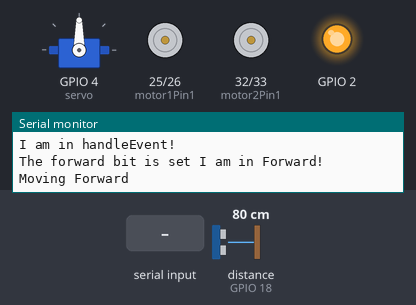
Recording of a program running on a simulated ESP32. On the bench: servo, motor-driver pin pairs drawn as motors (green arrow = first pin HIGH = forward, orange = second pin HIGH = backward, longer = more drive, scaled by the enable pin), output pins drawn as LEDs (lit = HIGH), the last lines printed to the serial monitor. Wiring (inferred from the names in the program): ultrasonic range finder: trigger GPIO 5; echo GPIO 18. The inputs (shaded band) are chosen by the test bench; at power-on: distance to the obstacle (sensor on GPIO 18) 80 cm. The echo pulse lasts 58.3 µs per cm; the modem accepts every AT command (registered, SIM ready, sends succeed) and sends nothing else; pins used as bus, display or sensor lines are not drawn.

Above: at 1.2 s.
1.3 s: distance to the obstacle (sensor on GPIO 18) set to 66 cm
2.8 s: distance to the obstacle (sensor on GPIO 18) set to 59 cm
At 3.6 s:
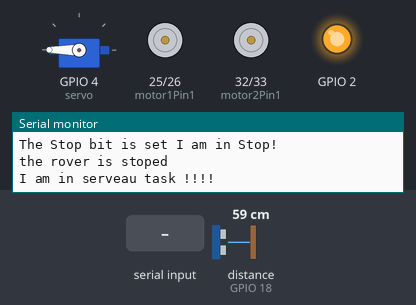
At 5.7 s:
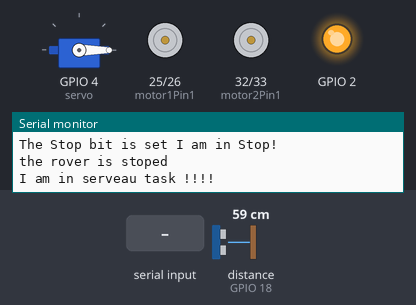
5.8 s: "retour" received over the second serial link
Timing chart, 0 to 14.8 s (numbered marks = the images above; inputs shaded):
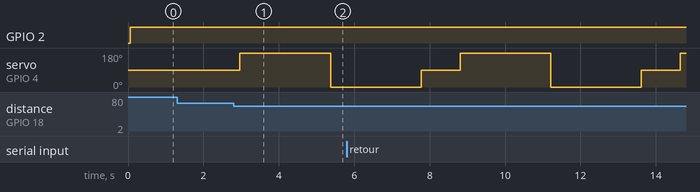

Measured:
- the behaviour switches between 64 and 63 cm on distance to the obstacle (sensor on GPIO 18) (found by bisection; images 0 and 1)
- after the input at 2.8 s, servo on GPIO 4 (servo): 90° → 180° after 0.17 s, → 0° 2.4 s later

The program:

main.cpp
```cpp
#include "main.h"
#include "sim808.h"

TaskHandle_t DistanceHandle;
TaskHandle_t EventHandle;
TaskHandle_t ForwardHandle;
TaskHandle_t ServoHandle;


/******   Declaration de la Queue  *****/
QueueHandle_t DistanceQueue;

/******* Declaration du Groupe Event to handle the actions *******/
EventGroupHandle_t ActionsEvent;

/***  Declaration des semaphores pour la synchronisation de l'ajout et le prelevement de la file ****/
SemaphoreHandle_t semaphore;
SemaphoreHandle_t semaphore_2;
SemaphoreHandle_t mutexControlQueue;
SemaphoreHandle_t mutexF;
SemaphoreHandle_t mutexS;

void handleDistance(void *pvParameters){
  while(1){
    //xSemaphoreTake(mutexControlQueue,portMAX_DELAY);
    Serial.println("I am in handleDistance!");
    double distanceToSet = getDistance();
    Serial.println(distanceToSet);
    // xQueueSend permet d'ajouter un element dans la queue de la file
    // DistanceQueue: la file ,&distanceToSet: pointeur vers la valeur a inserer,portMAX_DELAY: delay d'attent si la file est pleine
    xQueueSend(DistanceQueue,&distanceToSet,portMAX_DELAY);
    xSemaphoreGive(semaphore_2);
   vTaskDelay(200/portTICK_PERIOD_MS); // save distance in queue every 200 ms
  }
}

void handleEvent(void *pvParameters){
  while(1){
    xSemaphoreTake(semaphore_2,portMAX_DELAY);
    Serial.println("I am in handleEvent!");
    double distanceToGet;
    // recuperer la distance de la queue de la file
    if(xQueueReceive(DistanceQueue,&distanceToGet,portMAX_DELAY)==pdTRUE){
      if (distanceToGet >= 80){
        // set the bit Forward
        xEventGroupSetBits(ActionsEvent,FRWARD_EVENT);
        Serial.print("The forward bit is set ");
      }else{
        Serial.print("The Stop bit is set ");
        xEventGroupSetBits(ActionsEvent,STOP_EVENT);
      }
    }else{
      Serial.print("Erreur l\'ors de la reception de la distance !");
    }
  }
}

void TaskForward(void *pvParameters)
{
  while(1){
    xEventGroupWaitBits(ActionsEvent,FRWARD_EVENT,pdTRUE,pdTRUE,portMAX_DELAY);
    goForward();
  }
}
/*
void control(void *pvParameters){
  while(1){
    Serial.print(" hi hi hi hi Moving with speed = ");
    analogWrite(enable1Pin,245);
    analogWrite(enable2Pin,245);
  }
}
*/

void TaskBack(void *pvParameters){
  while(1){
    xEventGroupWaitBits(ActionsEvent,BACK_EVENT,pdTRUE,pdTRUE,portMAX_DELAY);
    Serial.println("Moving back");
    goBack();
    vTaskDelay(200/portTICK_PERIOD_MS);
    vTaskResume(DistanceHandle);
    vTaskDelay(200/portTICK_PERIOD_MS);
    vTaskResume(EventHandle);
  }
}


void Taskstop(void *pvParameters){
  while(1){
    xEventGroupWaitBits(ActionsEvent,STOP_EVENT,pdTRUE,pdTRUE,portMAX_DELAY);
    /** On doit suspendu les deux taches pour donner la main au servo de choisir la direction right or left or back **/
    vTaskSuspend(EventHandle);
    vTaskSuspend(DistanceHandle);

    Serial.println("I am in Stop!");
    stop();
    xSemaphoreGive(semaphore); // donner le tiquer pour le serveau moteur
    delay(1000);
  }
}


void TaskServo(void *pvParameters){
  double distanceRight,distanceLeft;
  while(1){
    xSemaphoreTake(semaphore,portMAX_DELAY);
    Serial.print("I am in serveau task !!!! ");
    distanceRight =lookAround(Degree_90_Right);
    distanceLeft =lookAround(Degree_90_Left);
    Serial.print("distance Gauche = ");
    Serial.println(distanceLeft);
     Serial.print("distance Droite = ");
    Serial.println(distanceRight);
    if((distanceLeft > 80)||(distanceRight > 80)){
      if ( distanceLeft >= distanceRight ){
        xEventGroupSetBits(ActionsEvent,LEFT_EVENT);
      }else{
        xEventGroupSetBits(ActionsEvent,RIGHT_EVENT);
      }
    }else{
      xEventGroupSetBits(ActionsEvent,BACK_EVENT);
    }
  }
}

void TaskLeft(void *pvParameters){
  while(1){
   xEventGroupWaitBits(ActionsEvent,LEFT_EVENT,pdTRUE,pdTRUE,portMAX_DELAY);
   goLeft();
   vTaskDelay(200/portTICK_PERIOD_MS);
   vTaskResume(DistanceHandle);
   vTaskDelay(200/portTICK_PERIOD_MS);
   vTaskResume(EventHandle);
  }
}

void TaskRight (void *pvParameters){
  while(1){
    xEventGroupWaitBits(ActionsEvent,RIGHT_EVENT,pdTRUE,pdTRUE,portMAX_DELAY);
    goRight();
    vTaskDelay(200/portTICK_PERIOD_MS);
    vTaskResume(DistanceHandle);
    vTaskDelay(200/portTICK_PERIOD_MS);
    vTaskResume(EventHandle);
  }
}

//la tache de la réception de message et de détection de la commande (allumage/extinction/etat)
void TaskSms(void *pvParameters)
{
  //create_serie_object(1, 3);
  SoftwareSerial mySerial(1, 3); //SIM808 Tx & Rx sont connéctés à ESP32 #1 & #3
  String message;

  while(1){
    if (mySerial.available() > 0) { // si  des données  sont disponibles sur le port série
        // lit l'octet entrant
        message = mySerial.readString();
        // renvoie l'octet reçu
        Serial.println( message);
        Serial.print('je suis dans SMS');
        //commande d'extinction
        if(message.indexOf("retour")>=0 || message.indexOf("retour")>=0 || message.indexOf("demi tour")>=0){
            xEventGroupSetBits(ActionsEvent,ORDER_BACK_EVENT);
            mySerial.println("AT+CMGS=\"213541646128\"");//commande d'envoie de message
            updateSerial();
            mySerial.println("la lampe est éteinte");
            mySerial.println((char)26); //ctrl Z
            delay(5000);
        }
    }
  }
}

// la tache qui va s'executer apres la reception du message:
void TaskBackAfterMessage(void *pvParameters){
  while(1){
    xEventGroupWaitBits(ActionsEvent,LEFT_EVENT,pdTRUE,pdTRUE,portMAX_DELAY);
    Serial.print('je suis dans TaskBackAfterMessage');
    vTaskSuspend(EventHandle);
    vTaskSuspend(DistanceHandle);
    vTaskSuspend(ForwardHandle);
    xEventGroupSetBits(ActionsEvent,BACK_EVENT); // set the bit who activate
    vTaskDelay(1000/portTICK_PERIOD_MS);
    vTaskResume(ForwardHandle);
  }
}


void setup() {
  Serial.begin(9600);
  // creation de la queue:
  DistanceQueue=xQueueCreate(10,sizeof(double));   // 10 est la taille de la file, sizeof(double) est la taille de l'element

  // creation de l'event Group:
  ActionsEvent = xEventGroupCreate();

  // creation des semaphore et mutex
  semaphore = xSemaphoreCreateBinary();// syncronize stop with servo
  semaphore_2 = xSemaphoreCreateBinary(); // syncronize handleD with handleE tq : handleD ---> handleE
  mutexF = xSemaphoreCreateMutex();
  mutexS = xSemaphoreCreateMutex();
  mutexControlQueue = xSemaphoreCreateMutex();


  // initialiser les pins du radar
  initPin();

  //speed control:
  //speed_motor();

  // initialiser les pins des motors
  initPinsMotors();

  // initialiser les pins du servo
  servoInit();

  // initialiser la configuration de la sim8
  //initsim808();

  // for test:
  pinMode(2, OUTPUT);

  //initialiser une communication en serie
  Serial.println("Testing DC Motor...");

  xTaskCreate(handleDistance,"handle distance",1024,NULL,1,&DistanceHandle);
  xTaskCreate(handleEvent,"handle Event",1024,NULL,1,&EventHandle);
  xTaskCreate(TaskForward,"forward",1024,NULL,1,&ForwardHandle);
  xTaskCreate(Taskstop,"stop",1024,NULL,1,NULL);
  xTaskCreate(TaskServo,"servo",1024,NULL,1,NULL);
  xTaskCreate(TaskBack,"Back",1024,NULL,1,NULL);
  xTaskCreate(TaskLeft,"Left",1024,NULL,1,NULL);
  xTaskCreate(TaskRight,"Right",1024,NULL,1,NULL);
  xTaskCreatePinnedToCore(TaskSms, "sms", 6144,NULL, 1, NULL,1);

}

void loop() {
}
```

Radar.h
```cpp
double getDistance();
void initPin();
```

Servo.h
```cpp
#ifndef Servo_h
#define Servo_h

#define Degree_45_Right 135
#define Degree_90_Right 180
#define Degree_45_Left 45
#define Degree_90_Left 0
#define Straight 90

void servoInit();
double lookAround(int alpha);


#endif
```

main.h
```cpp
#ifndef main_h
#define main_h

#include <Arduino.h>
#include "Radar.h"
#include <freertos/semphr.h> // library to use semaphore and mutex
#include <freertos/queue.h> // library to use Queue
#include "motor.h"
#include "Servo.h"
#include "WiFi.h"
//#include "sim808.h"

#define STOP_EVENT 1
#define FRWARD_EVENT 2
#define SERVO_EVENT 4
#define LEFT_EVENT 8
#define RIGHT_EVENT 16
#define BACK_EVENT 32
#define ORDER_BACK_EVENT 64


#endif
```

motor.h
```cpp
void goForward();
void stop();
void goLeft();
void goRight();
void goBack();
void initPinsMotors();
void speed_motor();
```

sim808.h
```cpp
#include <SoftwareSerial.h>


//SoftwareSerial mySerial(1, 3); //SIM808 Tx & Rx sont connéctés à ESP32 #1 & #3
//String message;


void updateSerial();
//void initsim808();
```

Radar.cpp
```cpp
#include <Arduino.h>
const int pinTrig = 5;
const int pinECHO = 18;
const float SoundSpeed = 0.034;

void initPin(){
    pinMode(pinTrig,OUTPUT);
    pinMode(pinECHO,INPUT);
}

double getDistance(){
    int distanceCm;
    int distanceM;
    int durationPulse;

    digitalWrite(pinTrig,LOW);
    delayMicroseconds(2);
    digitalWrite(pinTrig,HIGH);
    delayMicroseconds(10);
    digitalWrite(pinTrig,LOW);

    durationPulse = pulseIn(pinECHO,HIGH);
    distanceM = SoundSpeed * durationPulse/2;
    //distanceCm = distanceM *10^2;
    return distanceM;
}
```

Servo.cpp
```cpp
#include <ESP32_Servo.h>
#include "Servo.h"
#include "Radar.h"
#include <Arduino.h>

Servo servo; // objet de Servo

void servoInit(){
    servo.attach(4); // relier le servo to a pin
    servo.write(Straight); // initialement regarder vers l'avant
}

double lookAround(int alpha){
    double distance;
    servo.write(alpha);
    delay(400);
    distance = getDistance();
    delay(2000);
    servo.write(Straight);
    return distance;
}
```

motor.cpp
```cpp
#include "main.h"

//declaration des pines
// Motor A
int motor1Pin1 = 25;
int motor1Pin2 = 26;
int enable1Pin = 14;
// Motor B
int motor2Pin1 = 32;
int motor2Pin2 = 33;
int enable2Pin = 17;


void initPinsMotors(){
    // sets the pins as outputs:
  pinMode(motor1Pin1, OUTPUT);
  pinMode(motor1Pin2, OUTPUT);
  pinMode(enable1Pin, OUTPUT);

  pinMode(motor2Pin1, OUTPUT);
  pinMode(motor2Pin2, OUTPUT);
  pinMode(enable2Pin, OUTPUT);
}

void speed_motor(){
  /*analogWrite(enable1Pin,255);
  analogWrite(enable2Pin,255);*/
  digitalWrite(enable2Pin,HIGH);
  digitalWrite(enable1Pin,HIGH);
}

void goForward(){
    //speed_motor();
    Serial.println("I am in Forward!");
    /** Attendre que l'evenement Forward arrive */
    digitalWrite(2,HIGH); // led light
    Serial.println("Moving Forward");
    // controler le motor1 dana le sense >>
    digitalWrite(motor1Pin2, HIGH);
    digitalWrite(motor1Pin1, LOW);
    // controler le motor2 dana le sense >>
    digitalWrite(motor2Pin2, HIGH);
    digitalWrite(motor2Pin1, LOW);
}

void stop(){
     // for test:
    Serial.println("the rover is stoped");
    digitalWrite(2,HIGH);

    digitalWrite(motor1Pin2, LOW);
    digitalWrite(motor1Pin1, LOW);
    digitalWrite(motor2Pin2, LOW);
    digitalWrite(motor2Pin1, LOW);
}


void goLeft(){
  //speed_motor();
    // for test:
  digitalWrite(2,HIGH);
  Serial.println("Moving Left ");
  // controler le motor1 dana le sense <
  digitalWrite(motor1Pin2, LOW);
  digitalWrite(motor1Pin1, HIGH);
  // controler le motor2 dana le sense >
  digitalWrite(motor2Pin2, HIGH);
  digitalWrite(motor2Pin1, LOW);

  /** after a few second it stop **/
    delay(200);

    digitalWrite(motor1Pin2, LOW);
    digitalWrite(motor1Pin1, LOW);
    digitalWrite(motor2Pin2, LOW);
    digitalWrite(motor2Pin1, LOW);
    //delay(600);
}

void goRight(){
  //speed_motor();
  // for test:
    digitalWrite(2,HIGH);
    Serial.println("Moving Right");
    // controler le motor1 dana le sense >
    digitalWrite(motor1Pin2, HIGH);
    digitalWrite(motor1Pin1, LOW);
    // controler le motor2 dana le sense <
    digitalWrite(motor2Pin2, LOW);
    digitalWrite(motor2Pin1, HIGH);

    /** after a few second it stop **/
    delay(200);

    digitalWrite(motor1Pin2, LOW);
    digitalWrite(motor1Pin1, LOW);
    digitalWrite(motor2Pin2, LOW);
    digitalWrite(motor2Pin1, LOW);
    //delay(600);
}

void goBack(){
  //speed_motor();
    Serial.print("moving back");
    // controler le motor1 dana le sense <<
    digitalWrite(motor1Pin2, LOW);
    digitalWrite(motor1Pin1, HIGH);
    // controler le motor2 dana le sense <<
    digitalWrite(motor2Pin2, HIGH);
    digitalWrite(motor2Pin1, LOW);

    delay(580);

    digitalWrite(motor1Pin2, LOW);
    digitalWrite(motor1Pin1, LOW);
    digitalWrite(motor2Pin2, LOW);
    digitalWrite(motor2Pin1, LOW);

    //delay(600);
}
```

sim808.cpp
```cpp
#include <sim808.h>
SoftwareSerial mySerial(1, 3); //SIM808 Tx & Rx sont connéctés à ESP32 #1 & #3
//la fonction d'affichage des echanges de messages sur le port série

void updateSerial()
{
  delay(500);
  while (Serial.available())
  {
    mySerial.write(Serial.read());//Forward what Serial received to Software Serial Port
  }
  while(mySerial.available())
  {
    Serial.write(mySerial.read());//Forward what Software Serial received to Serial Port
  }

}

void init_sim808(){
    //initier une communication série entre ESP32 et SIM808
    mySerial.begin(9600);


//introduction des commandes AT pour la configuration da la SIM808
    mySerial.println("AT"); //voir si la SIM808 est prête

    updateSerial();
    mySerial.println("AT+CSQ");// voir la qualité du réseau
    updateSerial();

    mySerial.println("AT+CMGF=1");// Configurer le mode text
    updateSerial();

    mySerial.println("AT+CNMI=3,2,0,1,1"); // la manière de traiter les nouveaux messages reçus

    updateSerial();
}
```
